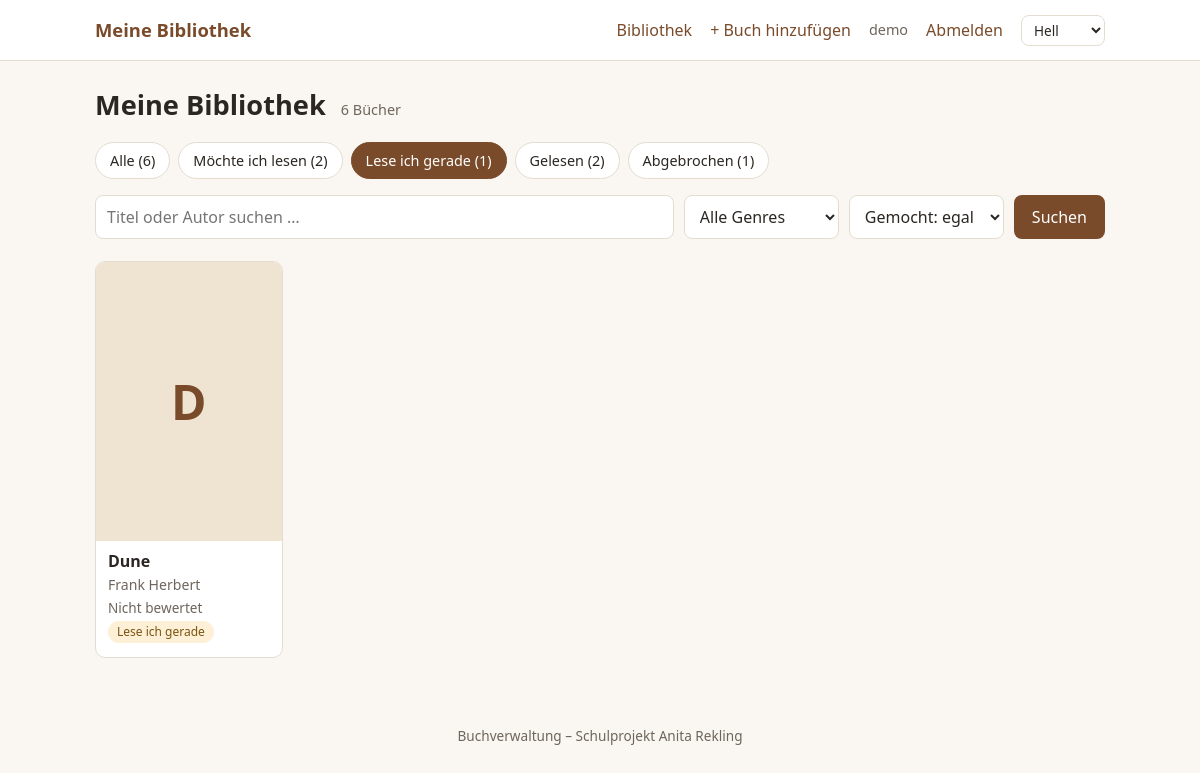
Page /bibliothek.php?status=lese_gerade (signed in) on the committed database.
### tables this page shows
CREATE TABLE buch 
(
  id               INT AUTO_INCREMENT PRIMARY KEY,
  benutzer_id      INT NOT NULL,
  genre_id         INT NULL,
  titel            VARCHAR(150) NOT NULL,
  autor            VARCHAR(100) NOT NULL,
  erscheinungsjahr SMALLINT NULL,
  beschreibung     TEXT NULL,
  cover            VARCHAR(255) NULL,                   
  status           ENUM('moechte_lesen','lese_gerade','gelesen','abgebrochen')
                   NOT NULL DEFAULT 'moechte_lesen',
  bewertung        TINYINT NULL CHECK (bewertung BETWEEN 0 AND 5),    
  gemocht          TINYINT(1) NULL,                     
  rezension        TEXT NULL,
  startdatum       DATE NULL,
  enddatum         DATE NULL,
  FOREIGN KEY (benutzer_id) REFERENCES benutzer(id) ON DELETE CASCADE,
  FOREIGN KEY (genre_id)    REFERENCES genre(id)    ON DELETE SET NULL
);

### funktionen.php (called while the page is built, shortened)
<?php
function e($text): string
{
    return htmlspecialchars((string)$text, ENT_QUOTES, 'UTF-8');
}
function sterne($n): string
{
    if ($n === null || $n === '') return 'Nicht bewertet';
    return str_repeat('★', (int)$n) . str_repeat('☆', 5 - (int)$n);
}

### bibliothek.php (the view, shortened to what this page needs)
<?php
require_once 'funktionen.php';
$uid = $_SESSION['benutzer_id'];
$q       = trim($_GET['q'] ?? '');
$status  = $_GET['status'] ?? '';
$sql    = 'SELECT b.*, g.name AS genre_name FROM buch b LEFT JOIN genre g ON g.id = b.genre_id WHERE b.benutzer_id = :uid';
$params = ['uid' => $uid];
if (array_key_exists($status, STATUS))
{
    $sql .= ' AND b.status = :status';
    $params['status'] = $status;
}
else
{
    $status = '';
}
$sql .= ' ORDER BY b.titel';
$st = $pdo->prepare($sql);
$st->execute($params);
$buecher = $st->fetchAll();
$st = $pdo->prepare('SELECT status, COUNT(*) AS n FROM buch WHERE benutzer_id = :uid GROUP BY status');
$st->execute(['uid' => $uid]);
$anzahl = array_column($st->fetchAll(), 'n', 'status');
$gesamt = array_sum($anzahl);
function filter_link(array $aendern): string
{
    $aktuell = array_filter([
        'q' => $_GET['q'] ?? '', 'status' => $_GET['status'] ?? '',
        'genre' => $_GET['genre'] ?? '', 'gemocht' => $_GET['gemocht'] ?? '',
    ], fn($v) => $v !== '');
    return 'bibliothek.php?' . http_build_query(array_filter(array_merge($aktuell, $aendern), fn($v) => $v !== ''));
}
require 'header.php';
?>
<h1>Meine Bibliothek <span class="zahl"><?= $gesamt ?> Bücher</span></h1>
<nav class="reiter">
  <a href="<?= e(filter_link(['status' => ''])) ?>" class="<?= $status === '' ? 'aktiv' : '' ?>">Alle (<?= $gesamt ?>)</a>
  <?php foreach (STATUS as $key => $label): ?>
    <a href="<?= e(filter_link(['status' => $key])) ?>" class="<?= $status === $key ? 'aktiv' : '' ?>">
      <?= e($label) ?> (<?= (int)($anzahl[$key] ?? 0) ?>)
    </a>
  <?php endforeach; ?>
</nav>
<form method="get" class="suche">
  <input type="search" name="q" value="<?= e($q) ?>" placeholder="Titel oder Autor suchen …">
  <select name="genre">
    <option value="">Alle Genres</option>
  </select>
  <select name="gemocht">
    <option value="">Gemocht: egal</option>
  </select>
  <button class="knopf" type="submit">Suchen</button>
</form>
<?php if (!$buecher): ?>
  <div class="karte leer">
    <?php if ($gesamt === 0): ?>
      <p>Deine Bibliothek ist noch leer.</p>
      <a class="knopf" href="buch_neu.php">Erstes Buch hinzufügen</a>
    <?php else: ?>
      <p>Keine Bücher gefunden. Passe Suche oder Filter an.</p>
    <?php endif; ?>
  </div>
<?php else: ?>
  <div class="raster">
    <?php foreach ($buecher as $b): ?>
      <a class="buchkarte" href="buch.php?id=<?= (int)$b['id'] ?>">
        <?php if ($b['cover']): ?>
          <img class="cover" src="<?= e($b['cover']) ?>" alt="Cover von <?= e($b['titel']) ?>" loading="lazy">
        <?php else: ?>
          <div class="cover platzhalter"><?= e(mb_substr($b['titel'], 0, 1)) ?></div>
        <?php endif; ?>
        <div class="buchinfo">
          <strong class="titel"><?= e($b['titel']) ?></strong>
          <span class="autor"><?= e($b['autor']) ?></span>
          <span class="sterne <?= $b['bewertung'] === null ? 'unbewertet' : '' ?>"><?= e(sterne($b['bewertung'])) ?></span>
          <span class="badge status-<?= e($b['status']) ?>"><?= e(STATUS[$b['status']]) ?></span>
        </div>
      </a>
    <?php endforeach; ?>
  </div>
<?php endif; ?>
<?php require 'footer.php'; ?>

### css/style.css (style rules this page uses)
:root { --hintergrund: #faf7f2; --karte: #ffffff; --text: #2b2622; --text-hell: #6e655c; --akzent: #7a4b2a; --akzent-hover: #5e3a20; --rand: #e4dccf; --gut: #2f7d4f; --schlecht: #b33a3a; --radius: 10px; --eingabe: #ffffff; --platzhalter: #efe4d2; --knopf-text: #ffffff; --fehler-bg: #fbeaea; --fehler-text: #8a2a2a; --fehler-rand: #efc4c4; }
* { box-sizing: border-box; }
body { margin: 0; font-family: system-ui, -apple-system, "Segoe UI", Arial, sans-serif; background: var(--hintergrund); color: var(--text); line-height: 1.5; }
a { color: var(--akzent); }
h1 { font-size: 1.7rem; margin: 0 0 16px; }
.zahl { font-size: .9rem; font-weight: 400; color: var(--text-hell); margin-left: 8px; }
input, select, textarea { font: inherit; padding: 9px 11px; border: 1px solid var(--rand); border-radius: 8px; background: var(--eingabe); color: var(--text); }
.knopf { display: inline-block; background: var(--akzent); color: var(--knopf-text); border: 0; border-radius: 8px; padding: 10px 18px; font: inherit; font-weight: 500; cursor: pointer; text-decoration: none; }
.reiter { display: flex; flex-wrap: wrap; gap: 8px; margin-bottom: 16px; }
.reiter a { padding: 7px 14px; border-radius: 999px; background: var(--karte); border: 1px solid var(--rand); text-decoration: none; color: var(--text); font-size: .9rem; }
.reiter a.aktiv { background: var(--akzent); border-color: var(--akzent); color: var(--knopf-text); }
.suche { display: flex; flex-wrap: wrap; gap: 10px; margin-bottom: 22px; align-items: center; }
.suche input[type=search] { flex: 1 1 240px; }
.raster { display: grid; grid-template-columns: repeat(auto-fill, minmax(160px, 1fr)); gap: 18px; }
.buchkarte { background: var(--karte); border: 1px solid var(--rand); border-radius: var(--radius); overflow: hidden; text-decoration: none; color: inherit; display: flex; flex-direction: column; transition: transform .15s, box-shadow .15s; }
.cover { width: 100%; aspect-ratio: 2 / 3; object-fit: cover; display: block; background: var(--rand); }
.platzhalter { display: flex; align-items: center; justify-content: center; font-size: 3rem; font-weight: 700; color: var(--akzent); background: var(--platzhalter); }
.buchinfo { padding: 10px 12px 14px; display: flex; flex-direction: column; gap: 3px; align-items: flex-start; }
.titel { line-height: 1.25; }
.autor { color: var(--text-hell); font-size: .88rem; }
.sterne { color: #c98a1b; letter-spacing: 1px; font-size: .95rem; }
.badge { font-size: .75rem; padding: 2px 9px; border-radius: 999px; font-weight: 500; }
.status-lese_gerade { background: #fdf0d6; color: #7a5410; }
.sterne.unbewertet { color: var(--text-hell); letter-spacing: 0; font-size: .85rem; }

### rows in the picture
buch: titel "D", titel "Dune", autor "Frank Herbert", bewertung "Nicht bewertet", status "Lese ich gerade"

### other values in the picture
$_SESSION['benutzername'] "demo"
$gesamt "6"
$label "Möchte ich lesen"
$anzahl[$key] "2"
$label "Lese ich gerade"
$anzahl[$key] "1"
$label "Gelesen"
$label "Abgebrochen"
